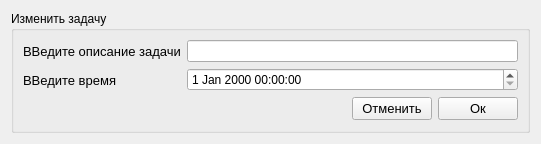
<?xml version="1.0" encoding="UTF-8"?>
<ui version="4.0">
 <class>FormTaskEdit</class>
 <widget class="QWidget" name="FormTaskEdit">
  <property name="geometry">
   <rect>
    <x>0</x>
    <y>0</y>
    <width>541</width>
    <height>144</height>
   </rect>
  </property>
  <property name="windowTitle">
   <string>Изменить задачу</string>
  </property>
  <layout class="QVBoxLayout" name="verticalLayout_6">
   <item>
    <widget class="QGroupBox" name="groupBox">
     <property name="title">
      <string>Изменить задачу</string>
     </property>
     <layout class="QVBoxLayout" name="verticalLayout_5">
      <item>
       <layout class="QVBoxLayout" name="verticalLayout_4">
        <item>
         <layout class="QVBoxLayout" name="verticalLayout_3">
          <item>
           <layout class="QHBoxLayout" name="horizontalLayout">
            <item>
             <layout class="QVBoxLayout" name="verticalLayout">
              <item>
               <widget class="QLabel" name="label_1_edit">
                <property name="font">
                 <font>
                  <pointsize>10</pointsize>
                 </font>
                </property>
                <property name="text">
                 <string>ВВедите описание задачи</string>
                </property>
               </widget>
              </item>
              <item>
               <widget class="QLabel" name="label_2_edit">
                <property name="font">
                 <font>
                  <pointsize>10</pointsize>
                 </font>
                </property>
                <property name="text">
                 <string>ВВедите время</string>
                </property>
               </widget>
              </item>
             </layout>
            </item>
            <item>
             <layout class="QVBoxLayout" name="verticalLayout_2">
              <item>
               <widget class="QLineEdit" name="lineEdit_task_edit"/>
              </item>
              <item>
               <widget class="QDateTimeEdit" name="dateTimeEdit_edit"/>
              </item>
             </layout>
            </item>
           </layout>
          </item>
         </layout>
        </item>
        <item>
         <layout class="QHBoxLayout" name="horizontalLayout_2">
          <item>
           <spacer name="horizontalSpacer">
            <property name="orientation">
             <enum>Qt::Horizontal</enum>
            </property>
            <property name="sizeHint" stdset="0">
             <size>
              <width>40</width>
              <height>20</height>
             </size>
            </property>
           </spacer>
          </item>
          <item>
           <widget class="QPushButton" name="pushButton_1_edit">
            <property name="font">
             <font>
              <pointsize>10</pointsize>
             </font>
            </property>
            <property name="text">
             <string>Отменить</string>
            </property>
           </widget>
          </item>
          <item>
           <widget class="QPushButton" name="pushButton_2_edit">
            <property name="font">
             <font>
              <pointsize>10</pointsize>
             </font>
            </property>
            <property name="text">
             <string>Ок</string>
            </property>
           </widget>
          </item>
         </layout>
        </item>
       </layout>
      </item>
     </layout>
    </widget>
   </item>
  </layout>
 </widget>
 <resources/>
 <connections/>
</ui>
